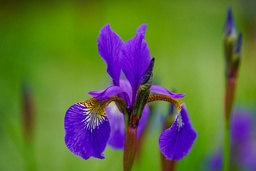
#> input picture images/iris-flower-5995009_1280.jpg, 256 x 171 px, shrunk from 1280 x 853 before the run, found by its file name
$ python encrypt.py   (Python 2 division)
#> lines starting #> are read from the running program, lines starting #| are printed output that depends on the picture
### Aes.py
Sbox = (
    0x63, 0x7C, 0x77, 0x7B, 0xF2, 0x6B, 0x6F, 0xC5, 0x30, 0x01, 0x67, 0x2B, 0xFE, 0xD7, 0xAB, 0x76,
    0xCA, 0x82, 0xC9, 0x7D, 0xFA, 0x59, 0x47, 0xF0, 0xAD, 0xD4, 0xA2, 0xAF, 0x9C, 0xA4, 0x72, 0xC0,
    0xB7, 0xFD, 0x93, 0x26, 0x36, 0x3F, 0xF7, 0xCC, 0x34, 0xA5, 0xE5, 0xF1, 0x71, 0xD8, 0x31, 0x15,
    0x04, 0xC7, 0x23, 0xC3, 0x18, 0x96, 0x05, 0x9A, 0x07, 0x12, 0x80, 0xE2, 0xEB, 0x27, 0xB2, 0x75,
    0x09, 0x83, 0x2C, 0x1A, 0x1B, 0x6E, 0x5A, 0xA0, 0x52, 0x3B, 0xD6, 0xB3, 0x29, 0xE3, 0x2F, 0x84,
    0x53, 0xD1, 0x00, 0xED, 0x20, 0xFC, 0xB1, 0x5B, 0x6A, 0xCB, 0xBE, 0x39, 0x4A, 0x4C, 0x58, 0xCF,
    0xD0, 0xEF, 0xAA, 0xFB, 0x43, 0x4D, 0x33, 0x85, 0x45, 0xF9, 0x02, 0x7F, 0x50, 0x3C, 0x9F, 0xA8,
    0x51, 0xA3, 0x40, 0x8F, 0x92, 0x9D, 0x38, 0xF5, 0xBC, 0xB6, 0xDA, 0x21, 0x10, 0xFF, 0xF3, 0xD2,
    0xCD, 0x0C, 0x13, 0xEC, 0x5F, 0x97, 0x44, 0x17, 0xC4, 0xA7, 0x7E, 0x3D, 0x64, 0x5D, 0x19, 0x73,
    0x60, 0x81, 0x4F, 0xDC, 0x22, 0x2A, 0x90, 0x88, 0x46, 0xEE, 0xB8, 0x14, 0xDE, 0x5E, 0x0B, 0xDB,
    0xE0, 0x32, 0x3A, 0x0A, 0x49, 0x06, 0x24, 0x5C, 0xC2, 0xD3, 0xAC, 0x62, 0x91, 0x95, 0xE4, 0x79,
    0xE7, 0xC8, 0x37, 0x6D, 0x8D, 0xD5, 0x4E, 0xA9, 0x6C, 0x56, 0xF4, 0xEA, 0x65, 0x7A, 0xAE, 0x08,
    0xBA, 0x78, 0x25, 0x2E, 0x1C, 0xA6, 0xB4, 0xC6, 0xE8, 0xDD, 0x74, 0x1F, 0x4B, 0xBD, 0x8B, 0x8A,
    0x70, 0x3E, 0xB5, 0x66, 0x48, 0x03, 0xF6, 0x0E, 0x61, 0x35, 0x57, 0xB9, 0x86, 0xC1, 0x1D, 0x9E,
    0xE1, 0xF8, 0x98, 0x11, 0x69, 0xD9, 0x8E, 0x94, 0x9B, 0x1E, 0x87, 0xE9, 0xCE, 0x55, 0x28, 0xDF,
    0x8C, 0xA1, 0x89, 0x0D, 0xBF, 0xE6, 0x42, 0x68, 0x41, 0x99, 0x2D, 0x0F, 0xB0, 0x54, 0xBB, 0x16,
)

InvSbox = (
    0x52, 0x09, 0x6A, 0xD5, 0x30, 0x36, 0xA5, 0x38, 0xBF, 0x40, 0xA3, 0x9E, 0x81, 0xF3, 0xD7, 0xFB,
    0x7C, 0xE3, 0x39, 0x82, 0x9B, 0x2F, 0xFF, 0x87, 0x34, 0x8E, 0x43, 0x44, 0xC4, 0xDE, 0xE9, 0xCB,
    0x54, 0x7B, 0x94, 0x32, 0xA6, 0xC2, 0x23, 0x3D, 0xEE, 0x4C, 0x95, 0x0B, 0x42, 0xFA, 0xC3, 0x4E,
    0x08, 0x2E, 0xA1, 0x66, 0x28, 0xD9, 0x24, 0xB2, 0x76, 0x5B, 0xA2, 0x49, 0x6D, 0x8B, 0xD1, 0x25,
    0x72, 0xF8, 0xF6, 0x64, 0x86, 0x68, 0x98, 0x16, 0xD4, 0xA4, 0x5C, 0xCC, 0x5D, 0x65, 0xB6, 0x92,
    0x6C, 0x70, 0x48, 0x50, 0xFD, 0xED, 0xB9, 0xDA, 0x5E, 0x15, 0x46, 0x57, 0xA7, 0x8D, 0x9D, 0x84,
    0x90, 0xD8, 0xAB, 0x00, 0x8C, 0xBC, 0xD3, 0x0A, 0xF7, 0xE4, 0x58, 0x05, 0xB8, 0xB3, 0x45, 0x06,
    0xD0, 0x2C, 0x1E, 0x8F, 0xCA, 0x3F, 0x0F, 0x02, 0xC1, 0xAF, 0xBD, 0x03, 0x01, 0x13, 0x8A, 0x6B,
    0x3A, 0x91, 0x11, 0x41, 0x4F, 0x67, 0xDC, 0xEA, 0x97, 0xF2, 0xCF, 0xCE, 0xF0, 0xB4, 0xE6, 0x73,
    0x96, 0xAC, 0x74, 0x22, 0xE7, 0xAD, 0x35, 0x85, 0xE2, 0xF9, 0x37, 0xE8, 0x1C, 0x75, 0xDF, 0x6E,
    0x47, 0xF1, 0x1A, 0x71, 0x1D, 0x29, 0xC5, 0x89, 0x6F, 0xB7, 0x62, 0x0E, 0xAA, 0x18, 0xBE, 0x1B,
    0xFC, 0x56, 0x3E, 0x4B, 0xC6, 0xD2, 0x79, 0x20, 0x9A, 0xDB, 0xC0, 0xFE, 0x78, 0xCD, 0x5A, 0xF4,
    0x1F, 0xDD, 0xA8, 0x33, 0x88, 0x07, 0xC7, 0x31, 0xB1, 0x12, 0x10, 0x59, 0x27, 0x80, 0xEC, 0x5F,
    0x60, 0x51, 0x7F, 0xA9, 0x19, 0xB5, 0x4A, 0x0D, 0x2D, 0xE5, 0x7A, 0x9F, 0x93, 0xC9, 0x9C, 0xEF,
    0xA0, 0xE0, 0x3B, 0x4D, 0xAE, 0x2A, 0xF5, 0xB0, 0xC8, 0xEB, 0xBB, 0x3C, 0x83, 0x53, 0x99, 0x61,
    0x17, 0x2B, 0x04, 0x7E, 0xBA, 0x77, 0xD6, 0x26, 0xE1, 0x69, 0x14, 0x63, 0x55, 0x21, 0x0C, 0x7D,
)

Rcon = (
    0x00, 0x01, 0x02, 0x04, 0x08, 0x10, 0x20, 0x40,
    0x80, 0x1B, 0x36, 0x6C, 0xD8, 0xAB, 0x4D, 0x9A,
    0x2F, 0x5E, 0xBC, 0x63, 0xC6, 0x97, 0x35, 0x6A,
    0xD4, 0xB3, 0x7D, 0xFA, 0xEF, 0xC5, 0x91, 0x39,
)

xtime = lambda a: (((a << 1) ^ 0x1B) & 0xFF) if (a & 0x80) else (a << 1)


def text2matrix(text):
#> called with text = 57811460909138771071931939740208549692
    matrix = []
    for i in range(16):
        byte = (text >> (8 * (15 - i))) & 0xFF
        if i % 4 == 0:
            matrix.append([byte])
        else:
            matrix[i // 4].append(byte)
    return matrix


def matrix2text(matrix):
    text = 0
    for i in range(4):
        for j in range(4):
            text |= (matrix[i][j] << (120 - 8 * (4 * i + j)))
    return text


class AES:
    def __init__(self, master_key):
        self.change_key(master_key)

    def change_key(self, master_key):
        self.round_keys = text2matrix(master_key)
        print(len(self.round_keys))

        for i in range(4, 4 * 11):
            self.round_keys.append([])
            if i % 4 == 0:
                byte = self.round_keys[i - 4][0] ^ Sbox[self.round_keys[i - 1][1]] ^ Rcon[i // 4]
                self.round_keys[i].append(byte)

                for j in range(1, 4):
                    byte = self.round_keys[i - 4][j] ^ Sbox[self.round_keys[i - 1][(j + 1) % 4]]
                    self.round_keys[i].append(byte)
            else:
                for j in range(4):
                    byte = self.round_keys[i - 4][j] ^ self.round_keys[i - 1][j]
                    self.round_keys[i].append(byte)

        print(len(self.round_keys))

    def encrypt(self, plaintext):
        self.plain_state = text2matrix(plaintext)

        self.__add_round_key(self.plain_state, self.round_keys[:4])

        for i in range(1, 10):
            self.__round_encrypt(self.plain_state, self.round_keys[4 * i: 4 * (i + 1)])

        self.__sub_bytes(self.plain_state)
        self.__shift_rows(self.plain_state)
        self.__add_round_key(self.plain_state, self.round_keys[40:])

        return matrix2text(self.plain_state)

    def decrypt(self, ciphertext):
        self.cipher_state = text2matrix(ciphertext)

        self.__add_round_key(self.cipher_state, self.round_keys[40:])
        self.__inv_shift_rows(self.cipher_state)
        self.__inv_sub_bytes(self.cipher_state)

        for i in range(9, 0, -1):
            self.__round_decrypt(self.cipher_state, self.round_keys[4 * i: 4 * (i + 1)])

        self.__add_round_key(self.cipher_state, self.round_keys[:4])

        return matrix2text(self.cipher_state)

    def __add_round_key(self, s, k):
        for i in range(4):
            for j in range(4):
                s[i][j] ^= k[i][j]

    def __round_encrypt(self, state_matrix, key_matrix):
        self.__sub_bytes(state_matrix)
        self.__shift_rows(state_matrix)
        self.__mix_columns(state_matrix)
        self.__add_round_key(state_matrix, key_matrix)

    def __round_decrypt(self, state_matrix, key_matrix):
        self.__add_round_key(state_matrix, key_matrix)
        self.__inv_mix_columns(state_matrix)
        self.__inv_shift_rows(state_matrix)
        self.__inv_sub_bytes(state_matrix)

    def __sub_bytes(self, s):
        for i in range(4):
            for j in range(4):
                s[i][j] = Sbox[s[i][j]]

    def __inv_sub_bytes(self, s):
        for i in range(4):
            for j in range(4):
                s[i][j] = InvSbox[s[i][j]]

    def __shift_rows(self, s):
        s[0][1], s[1][1], s[2][1], s[3][1] = s[1][1], s[2][1], s[3][1], s[0][1]
        s[0][2], s[1][2], s[2][2], s[3][2] = s[2][2], s[3][2], s[0][2], s[1][2]
        s[0][3], s[1][3], s[2][3], s[3][3] = s[3][3], s[0][3], s[1][3], s[2][3]

    def __inv_shift_rows(self, s):
        s[0][1], s[1][1], s[2][1], s[3][1] = s[3][1], s[0][1], s[1][1], s[2][1]
        s[0][2], s[1][2], s[2][2], s[3][2] = s[2][2], s[3][2], s[0][2], s[1][2]
        s[0][3], s[1][3], s[2][3], s[3][3] = s[1][3], s[2][3], s[3][3], s[0][3]

    def __mix_single_column(self, a):
        # please see Sec 4.1.2 in The Design of Rijndael
        t = a[0] ^ a[1] ^ a[2] ^ a[3]
        u = a[0]
        a[0] ^= t ^ xtime(a[0] ^ a[1])
        a[1] ^= t ^ xtime(a[1] ^ a[2])
        a[2] ^= t ^ xtime(a[2] ^ a[3])
        a[3] ^= t ^ xtime(a[3] ^ u)

    def __mix_columns(self, s):
        for i in range(4):
            self.__mix_single_column(s[i])

    def __inv_mix_columns(self, s):
        # see Sec 4.1.3 in The Design of Rijndael
        for i in range(4):
            u = xtime(xtime(s[i][0] ^ s[i][2]))
            v = xtime(xtime(s[i][1] ^ s[i][3]))
            s[i][0] ^= u
            s[i][1] ^= v
            s[i][2] ^= u
            s[i][3] ^= v

        self.__mix_columns(s)


def encrypt_list(K, aes: AES):
    encrypted_list = []
    length = len(K)
    start_point = list(range(0, length, 4))
    start_point.append(length)

    for i in range(len(start_point) - 1):
        plaintext = ""
        for j in range(start_point[i], start_point[i + 1]):
            plaintext = plaintext + str(K[j]) + " "
        plaintext = plaintext.strip()
        plaintext = int.from_bytes(plaintext.encode(encoding='UTF-8'), 'big')
        ciphertext = aes.encrypt(plaintext)
        encrypted_list.append(ciphertext)

    return encrypted_list


def decrypt_list(encrypted_K, aes: AES):
    decrypted_list = []
    for cptext in encrypted_K:
        text = aes.decrypt(cptext)
        text = int(text).to_bytes(64, 'big').decode(encoding='UTF-8')
        text = str(text).split('\x00')[-1].split()
        for i in text:
            decrypted_list.append(int(i))

    return decrypted_list


def encrypt(dict_key, aes: AES):
    encrypted_dict_key = {}
    Kr = dict_key["Kr"]
    Kc = dict_key["Kc"]
    ITER_MAX = dict_key["ITER"]

    encrypted_Kr = encrypt_list(Kr, aes)
    encrypted_Kc = encrypt_list(Kc, aes)
    ITER_MAX_plaintext = int.from_bytes(str(ITER_MAX).encode(encoding='UTF-8'), 'big')
    encrypted_iter = aes.encrypt(ITER_MAX_plaintext)

    encrypted_dict_key["Kr"] = encrypted_Kr
    encrypted_dict_key["Kc"] = encrypted_Kc
    encrypted_dict_key["ITER"] = encrypted_iter

    return encrypted_dict_key


def decrypt(encrypted_dict_key, aes: AES):
    decrypted_dict_key = {}
    Kr = encrypted_dict_key["Kr"]
    Kc = encrypted_dict_key["Kc"]
    iter = encrypted_dict_key["ITER"]

    decrypted_Kr = decrypt_list(Kr, aes)
    decrypted_Kc = decrypt_list(Kc, aes)
    decrypted_iter = aes.decrypt(iter)
    decrypted_iter = str(decrypted_iter.to_bytes(16, "big").decode(encoding='UTF-8'))
    decrypted_iter = decrypted_iter.split('\x00')[-1]

    decrypted_dict_key["Kr"] = decrypted_Kr
    decrypted_dict_key["Kc"] = decrypted_Kc
    decrypted_dict_key["ITER"] = decrypted_iter

    return decrypted_dict_key

### utils.py
import sys
import random
import json

from PIL import Image
import numpy as np

from Aes import *


def read_image(image_path):
    image = Image.open(image_path)
#> image is the input picture: PIL image 256x171 RGB; mean R, G, B 96.2, 110.1, 63.1
    image = np.array(image)
    return image


def save_image(image, image_save_path):
    s_image = Image.fromarray(image)
    s_image.save(image_save_path)
    return


def create_key(image, ITER_MAX=2, alpha=8, aes=None):
    # Create vector Kr and Kc
#> called with ITER_MAX = 2, alpha = 8
    Kr = [random.randint(0, 2 ** alpha - 1) for i in range(image.shape[0])]
    Kc = [random.randint(0, 2 ** alpha - 1) for i in range(image.shape[1])]

    dict_key = {"Kr": Kr,
                "Kc": Kc,
                "ITER": ITER_MAX
                }
    if aes is not None:
        dict_key = encrypt(dict_key, aes)
    return dict_key


def save_key(dict_key, save_path="./key.json"):
    with open(save_path, "w") as F:
        json.dump(dict_key, F, indent=4)


def load_key(save_path="./key.json", aes=None):
    with open(save_path, "r") as F:
        dict_key = json.load(F)

    if aes is not None:
        dict_key = decrypt(dict_key, aes)

    Kr = dict_key["Kr"]
    Kc = dict_key["Kc"]
    ITER_MAX = dict_key["ITER"]

    return Kr, Kc, ITER_MAX

### rubik_function.py
import numpy as np


def upshift(a, index, n):
    """
    Shift the column up with index with numpy.roll(column, -n)
    """
    col = a[:, index]
    shift_col = np.roll(col, -n)
    for i in range(len(a)):
        a[i][index] = shift_col[i]
    return a


def downshift(a, index, n):
    """
    Shift the column down with index with numpy.roll(column, n)
    """
    col = a[:, index]
    shift_col = np.roll(col, n)
    for i in range(len(a)):
        a[i][index] = shift_col[i]
    return a


def rotate(n):
    """
    Rotate 180 the binary bit string of n and convert to integer
    """
    bits = "{0:b}".format(n)
    return int(bits[::-1], 2)

### encrypt.py
import matplotlib.pyplot as plt
import numpy as np

from Aes import *
from rubik_function import *
from utils import *


def encrypt_image(image, key_path="./key.json", aes=None):
    # Load Key
#> called with key_path = './key.json'
    Kr, Kc, ITER_MAX = load_key(save_path=key_path, aes=aes)

    # Split channels
    r = np.array(image[:, :, 0])
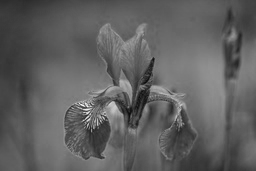
#> r: shape (171, 256); min 9, max 251, mean 96.2
    g = np.array(image[:, :, 1])
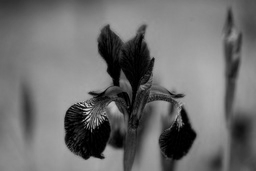
#> g: shape (171, 256); min 0, max 219, mean 110.1
    b = np.array(image[:, :, 2])
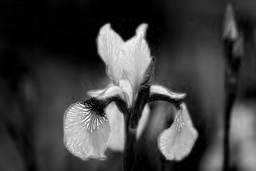
#> b: shape (171, 256); min 0, max 255, mean 63.1

    for iter in range(ITER_MAX):
        # For each row
        for i in range(image.shape[0]):
            r_modulus = sum(r[i]) % 2
            g_modulus = sum(g[i]) % 2
            b_modulus = sum(b[i]) % 2
            r[i] = np.roll(r[i], -Kr[i]) if r_modulus else np.roll(r[i], Kr[i])
            g[i] = np.roll(g[i], -Kr[i]) if g_modulus else np.roll(g[i], Kr[i])
            b[i] = np.roll(b[i], -Kr[i]) if b_modulus else np.roll(b[i], Kr[i])

        # For each column
        for i in range(image.shape[1]):
            r_modulus = sum(r[:, i]) % 2
            g_modulus = sum(g[:, i]) % 2
            b_modulus = sum(b[:, i]) % 2
            r = downshift(r, i, Kc[i]) if r_modulus else upshift(r, i, Kc[i])
            g = downshift(g, i, Kc[i]) if g_modulus else upshift(g, i, Kc[i])
            b = downshift(b, i, Kc[i]) if b_modulus else upshift(b, i, Kc[i])

        # For each row
        for i in range(image.shape[0]):
            for j in range(image.shape[1]):
                if (i % 2 == 1):
                    r[i][j] = r[i][j] ^ Kc[j]
                    g[i][j] = g[i][j] ^ Kc[j]
                    b[i][j] = b[i][j] ^ Kc[j]
                else:
                    r[i][j] = r[i][j] ^ rotate(Kc[j])
                    g[i][j] = g[i][j] ^ rotate(Kc[j])
                    b[i][j] = b[i][j] ^ rotate(Kc[j])

        # For each column
        for j in range(image.shape[1]):
            for i in range(image.shape[0]):
                if (j % 2 == 0):
                    r[i][j] = r[i][j] ^ Kr[i]
                    g[i][j] = g[i][j] ^ Kr[i]
                    b[i][j] = b[i][j] ^ Kr[i]
                else:
                    r[i][j] = r[i][j] ^ rotate(Kr[i])
                    g[i][j] = g[i][j] ^ rotate(Kr[i])
                    b[i][j] = b[i][j] ^ rotate(Kr[i])
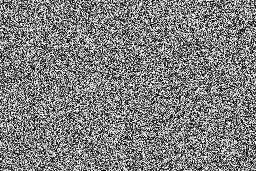
#> b: shape (171, 256); min 0, max 255, mean 126.9
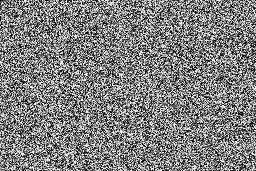
#> g: shape (171, 256); min 0, max 255, mean 127.2
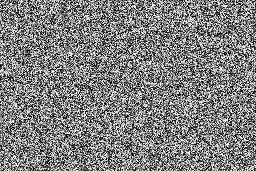
#> r: shape (171, 256); min 0, max 255, mean 127.8

    encrypted_img = np.stack((r, g, b), axis=2)
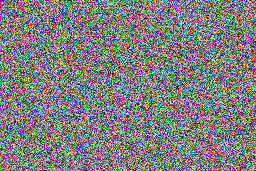
#> encrypted_img: shape (171, 256, 3); mean of channels 0, 1, 2 127.8, 127.2, 126.9; drawn as R, G, B
    return encrypted_img


if __name__ == "__main__":
    image_path = "/content/drive/MyDrive/LTMM/iris-flower-5995009_1280.jpg"
    key_path = "./key.json"
    encrypted_path = "/content/drive/MyDrive/LTMM/encrypted_image.jpg"
    master_key = 0x2b7e151628aed2a6abf7158809cf4f3c
    aes = AES(master_key)

    image = read_image(image_path)

    dict_key = create_key(image, ITER_MAX=2, aes=aes)
    save_key(dict_key, save_path=key_path)

    en_image = encrypt_image(image, key_path, aes=aes)
    save_image(en_image, encrypted_path)

    fig, ax = plt.subplots(1, 2, figsize=(20, 20))
    ax[0].imshow(image)
    ax[0].set_title("Original Image")

    ax[1].imshow(en_image)
    ax[1].set_title("Encrypted Image")
#> (the run stopped early here; a loop or call above may not have finished)
